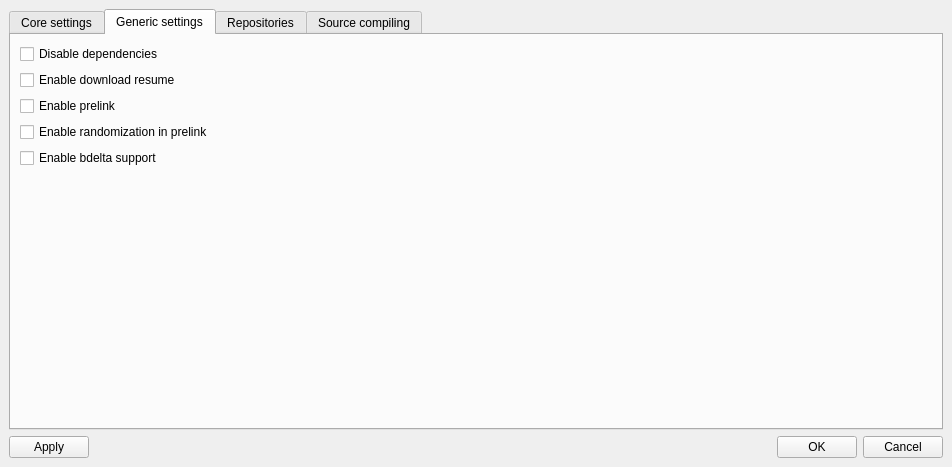
<?xml version="1.0" encoding="UTF-8"?>
<ui version="4.0">
 <class>preferencesBox</class>
 <widget class="QWidget" name="preferencesBox">
  <property name="windowModality">
   <enum>Qt::NonModal</enum>
  </property>
  <property name="geometry">
   <rect>
    <x>0</x>
    <y>0</y>
    <width>952</width>
    <height>467</height>
   </rect>
  </property>
  <property name="windowTitle">
   <string>Preferences</string>
  </property>
  <layout class="QVBoxLayout">
   <property name="spacing">
    <number>6</number>
   </property>
   <property name="margin">
    <number>9</number>
   </property>
   <item>
    <widget class="QTabWidget" name="tabWidget">
     <property name="currentIndex">
      <number>1</number>
     </property>
     <widget class="QWidget" name="tab_2">
      <attribute name="title">
       <string>Core settings</string>
      </attribute>
      <layout class="QVBoxLayout">
       <item>
        <layout class="QGridLayout">
         <item row="0" column="0">
          <widget class="QLabel" name="label">
           <property name="text">
            <string>System root:</string>
           </property>
          </widget>
         </item>
         <item row="0" column="1">
          <widget class="QLineEdit" name="sysrootEdit"/>
         </item>
         <item row="0" column="2">
          <widget class="QToolButton" name="sysrootHelpBtn">
           <property name="text">
            <string>...</string>
           </property>
          </widget>
         </item>
         <item row="1" column="0">
          <widget class="QLabel" name="label_2">
           <property name="text">
            <string>Package cache:</string>
           </property>
          </widget>
         </item>
         <item row="1" column="1">
          <widget class="QLineEdit" name="syscacheEdit"/>
         </item>
         <item row="1" column="2">
          <widget class="QToolButton" name="syscacheHelpBtn">
           <property name="text">
            <string>...</string>
           </property>
          </widget>
         </item>
         <item row="2" column="0">
          <widget class="QLabel" name="label_3">
           <property name="text">
            <string>Database file:</string>
           </property>
          </widget>
         </item>
         <item row="2" column="1">
          <widget class="QLineEdit" name="dbfileEdit"/>
         </item>
         <item row="2" column="2">
          <widget class="QToolButton" name="dbfileHelpBtn">
           <property name="text">
            <string>...</string>
           </property>
          </widget>
         </item>
         <item row="3" column="0">
          <widget class="QLabel" name="label_4">
           <property name="text">
            <string>Scripts folder:</string>
           </property>
          </widget>
         </item>
         <item row="3" column="1">
          <widget class="QLineEdit" name="scriptsfolderEdit"/>
         </item>
         <item row="3" column="2">
          <widget class="QToolButton" name="scriptsfolderHelpBtn">
           <property name="text">
            <string>...</string>
           </property>
          </widget>
         </item>
         <item row="4" column="0">
          <widget class="QLabel" name="label_12">
           <property name="sizePolicy">
            <sizepolicy hsizetype="Minimum" vsizetype="Preferred">
             <horstretch>0</horstretch>
             <verstretch>0</verstretch>
            </sizepolicy>
           </property>
           <property name="text">
            <string>CD/DVD device: </string>
           </property>
          </widget>
         </item>
         <item row="4" column="1">
          <widget class="QLineEdit" name="cdromDeviceEdit"/>
         </item>
         <item row="5" column="0">
          <widget class="QLabel" name="label_13">
           <property name="text">
            <string>Mount point:</string>
           </property>
          </widget>
         </item>
         <item row="5" column="1">
          <widget class="QLineEdit" name="mountPointEdit"/>
         </item>
         <item row="6" column="0" colspan="3">
          <widget class="QCheckBox" name="runscriptsCheckBox">
           <property name="text">
            <string>Run scripts</string>
           </property>
           <property name="checked">
            <bool>true</bool>
           </property>
          </widget>
         </item>
        </layout>
       </item>
       <item>
        <layout class="QVBoxLayout">
         <property name="spacing">
          <number>6</number>
         </property>
         <property name="margin">
          <number>0</number>
         </property>
         <item>
          <widget class="QGroupBox" name="groupBox_3">
           <property name="title">
            <string>File conflict checking:</string>
           </property>
           <layout class="QVBoxLayout">
            <property name="spacing">
             <number>6</number>
            </property>
            <property name="margin">
             <number>9</number>
            </property>
            <item>
             <layout class="QVBoxLayout">
              <property name="spacing">
               <number>6</number>
              </property>
              <property name="margin">
               <number>0</number>
              </property>
              <item>
               <widget class="QRadioButton" name="fcheckInstallation">
                <property name="text">
                 <string>At installation (default)</string>
                </property>
               </widget>
              </item>
              <item>
               <widget class="QRadioButton" name="fcheckRemove">
                <property name="text">
                 <string>At remove</string>
                </property>
               </widget>
              </item>
              <item>
               <widget class="QRadioButton" name="fcheckDisable">
                <property name="text">
                 <string>Disable (DANGEROUS!)</string>
                </property>
               </widget>
              </item>
             </layout>
            </item>
           </layout>
          </widget>
         </item>
        </layout>
       </item>
       <item>
        <spacer>
         <property name="orientation">
          <enum>Qt::Vertical</enum>
         </property>
         <property name="sizeHint" stdset="0">
          <size>
           <width>717</width>
           <height>101</height>
          </size>
         </property>
        </spacer>
       </item>
      </layout>
     </widget>
     <widget class="QWidget" name="tab_6">
      <attribute name="title">
       <string>Generic settings</string>
      </attribute>
      <layout class="QGridLayout" name="gridLayout_3">
       <item row="0" column="0">
        <layout class="QVBoxLayout" name="verticalLayout_2">
         <item>
          <widget class="QCheckBox" name="disableDependenciesCheckBox">
           <property name="text">
            <string>Disable dependencies</string>
           </property>
          </widget>
         </item>
         <item>
          <widget class="QCheckBox" name="enableDownloadResumeCheckbox">
           <property name="text">
            <string>Enable download resume</string>
           </property>
          </widget>
         </item>
         <item>
          <widget class="QCheckBox" name="enablePrelinkCheckBox">
           <property name="text">
            <string>Enable prelink</string>
           </property>
          </widget>
         </item>
         <item>
          <widget class="QCheckBox" name="enablePrelinkRandomizationCheckBox">
           <property name="text">
            <string>Enable randomization in prelink</string>
           </property>
          </widget>
         </item>
         <item>
          <widget class="QCheckBox" name="enableBDeltaCheckBox">
           <property name="toolTip">
            <string>Enables delta updates. This feature extremely saves traffic, but still experimental</string>
           </property>
           <property name="text">
            <string>Enable bdelta support</string>
           </property>
          </widget>
         </item>
        </layout>
       </item>
       <item row="1" column="0">
        <spacer name="verticalSpacer_2">
         <property name="orientation">
          <enum>Qt::Vertical</enum>
         </property>
         <property name="sizeHint" stdset="0">
          <size>
           <width>20</width>
           <height>318</height>
          </size>
         </property>
        </spacer>
       </item>
      </layout>
     </widget>
     <widget class="QWidget" name="tab_3">
      <attribute name="title">
       <string>Repositories</string>
      </attribute>
      <layout class="QVBoxLayout">
       <property name="spacing">
        <number>6</number>
       </property>
       <property name="margin">
        <number>9</number>
       </property>
       <item>
        <layout class="QHBoxLayout">
         <property name="spacing">
          <number>6</number>
         </property>
         <property name="margin">
          <number>0</number>
         </property>
         <item>
          <widget class="QTableWidget" name="repositoryTable">
           <property name="selectionMode">
            <enum>QAbstractItemView::SingleSelection</enum>
           </property>
           <property name="selectionBehavior">
            <enum>QAbstractItemView::SelectRows</enum>
           </property>
           <property name="showGrid">
            <bool>true</bool>
           </property>
           <property name="gridStyle">
            <enum>Qt::DotLine</enum>
           </property>
           <column>
            <property name="text">
             <string/>
            </property>
            <property name="icon">
             <iconset>
              <normaloff>../../../usr/share/mpkg/icons/installed.png</normaloff>../../../usr/share/mpkg/icons/installed.png</iconset>
            </property>
           </column>
           <column>
            <property name="text">
             <string>URL</string>
            </property>
            <property name="icon">
             <iconset>
              <normaloff>../../../usr/share/icons/crystalsvg/32x32/filesystems/ftp.png</normaloff>../../../usr/share/icons/crystalsvg/32x32/filesystems/ftp.png</iconset>
            </property>
           </column>
          </widget>
         </item>
         <item>
          <layout class="QVBoxLayout">
           <property name="spacing">
            <number>6</number>
           </property>
           <property name="margin">
            <number>0</number>
           </property>
           <item>
            <layout class="QGridLayout">
             <property name="margin">
              <number>0</number>
             </property>
             <property name="spacing">
              <number>6</number>
             </property>
             <item row="2" column="0">
              <widget class="QPushButton" name="editRepositoryButton">
               <property name="text">
                <string>Edit...</string>
               </property>
              </widget>
             </item>
             <item row="1" column="0">
              <widget class="QPushButton" name="delRepositoryButton">
               <property name="text">
                <string>Delete</string>
               </property>
              </widget>
             </item>
             <item row="0" column="0">
              <widget class="QPushButton" name="addRepositoryButton">
               <property name="text">
                <string>Add...</string>
               </property>
              </widget>
             </item>
            </layout>
           </item>
           <item>
            <spacer>
             <property name="orientation">
              <enum>Qt::Vertical</enum>
             </property>
             <property name="sizeHint" stdset="0">
              <size>
               <width>20</width>
               <height>151</height>
              </size>
             </property>
            </spacer>
           </item>
          </layout>
         </item>
        </layout>
       </item>
       <item>
        <widget class="QGroupBox" name="addModifyRepositoryFrame">
         <property name="title">
          <string>Add/Modify repository</string>
         </property>
         <layout class="QHBoxLayout">
          <property name="spacing">
           <number>6</number>
          </property>
          <property name="margin">
           <number>9</number>
          </property>
          <item>
           <layout class="QVBoxLayout">
            <property name="spacing">
             <number>6</number>
            </property>
            <property name="margin">
             <number>0</number>
            </property>
            <item>
             <layout class="QHBoxLayout">
              <property name="spacing">
               <number>6</number>
              </property>
              <property name="margin">
               <number>0</number>
              </property>
              <item>
               <widget class="QLabel" name="repTypeLabel">
                <property name="text">
                 <string>Type:</string>
                </property>
                <property name="buddy">
                 <cstring>repTypeComboBox</cstring>
                </property>
               </widget>
              </item>
              <item>
               <widget class="QComboBox" name="repTypeComboBox">
                <item>
                 <property name="text">
                  <string>Network (ftp, http...)</string>
                 </property>
                 <property name="icon">
                  <iconset>
                   <normaloff>../../../usr/share/icons/crystalsvg/32x32/filesystems/network.png</normaloff>../../../usr/share/icons/crystalsvg/32x32/filesystems/network.png</iconset>
                 </property>
                </item>
                <item>
                 <property name="text">
                  <string>Folder (file://)</string>
                 </property>
                 <property name="icon">
                  <iconset>
                   <normaloff>../../../usr/share/icons/crystalsvg/32x32/filesystems/folder.png</normaloff>../../../usr/share/icons/crystalsvg/32x32/filesystems/folder.png</iconset>
                 </property>
                </item>
                <item>
                 <property name="text">
                  <string>CD/DVD (cdrom://)</string>
                 </property>
                 <property name="icon">
                  <iconset>
                   <normaloff>../../../usr/share/icons/crystalsvg/32x32/devices/dvd_unmount.png</normaloff>../../../usr/share/icons/crystalsvg/32x32/devices/dvd_unmount.png</iconset>
                 </property>
                </item>
               </widget>
              </item>
              <item>
               <layout class="QHBoxLayout">
                <property name="spacing">
                 <number>6</number>
                </property>
                <property name="margin">
                 <number>0</number>
                </property>
                <item>
                 <widget class="QLabel" name="urlLabel">
                  <property name="text">
                   <string>URL:</string>
                  </property>
                  <property name="buddy">
                   <cstring>urlEdit</cstring>
                  </property>
                 </widget>
                </item>
                <item>
                 <widget class="QLineEdit" name="urlEdit"/>
                </item>
                <item>
                 <widget class="QToolButton" name="urlHelpSearch">
                  <property name="text">
                   <string>...</string>
                  </property>
                 </widget>
                </item>
               </layout>
              </item>
             </layout>
            </item>
            <item>
             <layout class="QHBoxLayout">
              <property name="spacing">
               <number>6</number>
              </property>
              <property name="margin">
               <number>0</number>
              </property>
              <item>
               <widget class="QLabel" name="volNameLabel">
                <property name="text">
                 <string>Volume name:</string>
                </property>
               </widget>
              </item>
              <item>
               <widget class="QLineEdit" name="volNameEdit"/>
              </item>
              <item>
               <widget class="QPushButton" name="volNameDetectButton">
                <property name="text">
                 <string>Detect</string>
                </property>
               </widget>
              </item>
              <item>
               <widget class="QCheckBox" name="authCheckBox">
                <property name="text">
                 <string>Authorization required</string>
                </property>
               </widget>
              </item>
              <item>
               <layout class="QHBoxLayout">
                <property name="spacing">
                 <number>6</number>
                </property>
                <property name="margin">
                 <number>0</number>
                </property>
                <item>
                 <widget class="QLabel" name="loginLabel">
                  <property name="text">
                   <string>Login:</string>
                  </property>
                  <property name="buddy">
                   <cstring>loginEdit</cstring>
                  </property>
                 </widget>
                </item>
                <item>
                 <widget class="QLineEdit" name="loginEdit"/>
                </item>
               </layout>
              </item>
              <item>
               <layout class="QHBoxLayout">
                <property name="spacing">
                 <number>6</number>
                </property>
                <property name="margin">
                 <number>0</number>
                </property>
                <item>
                 <widget class="QLabel" name="passwdlabel">
                  <property name="text">
                   <string>Password:</string>
                  </property>
                  <property name="buddy">
                   <cstring>passwdEdit</cstring>
                  </property>
                 </widget>
                </item>
                <item>
                 <widget class="QLineEdit" name="passwdEdit"/>
                </item>
               </layout>
              </item>
             </layout>
            </item>
           </layout>
          </item>
          <item>
           <layout class="QVBoxLayout">
            <property name="spacing">
             <number>6</number>
            </property>
            <property name="margin">
             <number>0</number>
            </property>
            <item>
             <widget class="QPushButton" name="applyRepChangesButton">
              <property name="text">
               <string>Add</string>
              </property>
             </widget>
            </item>
            <item>
             <widget class="QPushButton" name="cancelRepChangesButton">
              <property name="text">
               <string>Cancel</string>
              </property>
             </widget>
            </item>
           </layout>
          </item>
         </layout>
        </widget>
       </item>
      </layout>
     </widget>
     <widget class="QWidget" name="tab_5">
      <attribute name="title">
       <string>Source compiling</string>
      </attribute>
      <layout class="QVBoxLayout" name="verticalLayout">
       <item>
        <widget class="QLabel" name="label_7">
         <property name="text">
          <string>Generic compilation parameters

Because of ability to install packages using compilation from sources, we need to get information about your hardware for proper optimization. In most cases, it is autodetected well, but you can customize this.</string>
         </property>
         <property name="wordWrap">
          <bool>true</bool>
         </property>
        </widget>
       </item>
       <item>
        <layout class="QHBoxLayout" name="horizontalLayout">
         <item>
          <layout class="QGridLayout" name="gridLayout_2">
           <item row="0" column="0">
            <widget class="QLabel" name="label_8">
             <property name="enabled">
              <bool>true</bool>
             </property>
             <property name="text">
              <string>CPU Architecture:</string>
             </property>
            </widget>
           </item>
           <item row="0" column="1">
            <widget class="QComboBox" name="marchComboBox">
             <property name="enabled">
              <bool>true</bool>
             </property>
             <property name="editable">
              <bool>true</bool>
             </property>
             <property name="currentIndex">
              <number>1</number>
             </property>
             <item>
              <property name="text">
               <string>i486</string>
              </property>
             </item>
             <item>
              <property name="text">
               <string>i686</string>
              </property>
             </item>
             <item>
              <property name="text">
               <string>pentium-m</string>
              </property>
             </item>
             <item>
              <property name="text">
               <string>prescott</string>
              </property>
             </item>
            </widget>
           </item>
           <item row="1" column="0">
            <widget class="QLabel" name="label_16">
             <property name="enabled">
              <bool>true</bool>
             </property>
             <property name="text">
              <string>Tune for:</string>
             </property>
            </widget>
           </item>
           <item row="1" column="1">
            <widget class="QComboBox" name="mtuneComboBox">
             <property name="enabled">
              <bool>true</bool>
             </property>
             <property name="editable">
              <bool>true</bool>
             </property>
             <property name="currentIndex">
              <number>1</number>
             </property>
             <item>
              <property name="text">
               <string>i486</string>
              </property>
             </item>
             <item>
              <property name="text">
               <string>i686</string>
              </property>
             </item>
             <item>
              <property name="text">
               <string>pentium-m</string>
              </property>
             </item>
             <item>
              <property name="text">
               <string>prescott</string>
              </property>
             </item>
            </widget>
           </item>
           <item row="2" column="0">
            <widget class="QLabel" name="label_9">
             <property name="enabled">
              <bool>true</bool>
             </property>
             <property name="toolTip">
              <string>Choose a balance between speed and compilation time</string>
             </property>
             <property name="text">
              <string>Optimization level:</string>
             </property>
            </widget>
           </item>
           <item row="2" column="1">
            <widget class="QComboBox" name="olevelComboBox">
             <property name="enabled">
              <bool>true</bool>
             </property>
             <property name="currentIndex">
              <number>2</number>
             </property>
             <item>
              <property name="text">
               <string>O0</string>
              </property>
             </item>
             <item>
              <property name="text">
               <string>O1</string>
              </property>
             </item>
             <item>
              <property name="text">
               <string>O2</string>
              </property>
             </item>
             <item>
              <property name="text">
               <string>O3</string>
              </property>
             </item>
             <item>
              <property name="text">
               <string>Os</string>
              </property>
             </item>
            </widget>
           </item>
           <item row="3" column="0">
            <widget class="QLabel" name="label_11">
             <property name="enabled">
              <bool>true</bool>
             </property>
             <property name="text">
              <string>Number of jobs:</string>
             </property>
            </widget>
           </item>
           <item row="3" column="1">
            <widget class="QLineEdit" name="numjobsEdit">
             <property name="enabled">
              <bool>true</bool>
             </property>
             <property name="text">
              <string>4</string>
             </property>
            </widget>
           </item>
          </layout>
         </item>
         <item>
          <layout class="QGridLayout" name="gridLayout">
           <item row="0" column="0">
            <widget class="QLabel" name="label_5">
             <property name="text">
              <string>Package output:</string>
             </property>
            </widget>
           </item>
           <item row="0" column="1">
            <widget class="QLineEdit" name="packageOutputEdit"/>
           </item>
           <item row="1" column="0">
            <widget class="QLabel" name="label_6">
             <property name="text">
              <string>Source cache directory:</string>
             </property>
            </widget>
           </item>
           <item row="1" column="1">
            <widget class="QLineEdit" name="sourceCacheEdit"/>
           </item>
           <item row="2" column="0">
            <widget class="QLabel" name="label_14">
             <property name="text">
              <string>Maintainer e-mail:</string>
             </property>
            </widget>
           </item>
           <item row="2" column="1">
            <widget class="QLineEdit" name="maintainerMailEdit"/>
           </item>
           <item row="3" column="0">
            <widget class="QLabel" name="label_15">
             <property name="text">
              <string>Maintainer name:</string>
             </property>
            </widget>
           </item>
           <item row="3" column="1">
            <widget class="QLineEdit" name="maintainerNameEdit"/>
           </item>
          </layout>
         </item>
        </layout>
       </item>
       <item>
        <spacer name="verticalSpacer">
         <property name="orientation">
          <enum>Qt::Vertical</enum>
         </property>
         <property name="sizeHint" stdset="0">
          <size>
           <width>20</width>
           <height>168</height>
          </size>
         </property>
        </spacer>
       </item>
      </layout>
     </widget>
    </widget>
   </item>
   <item>
    <layout class="QHBoxLayout">
     <property name="spacing">
      <number>6</number>
     </property>
     <property name="margin">
      <number>0</number>
     </property>
     <item>
      <widget class="QPushButton" name="applyButton">
       <property name="text">
        <string>Apply</string>
       </property>
      </widget>
     </item>
     <item>
      <spacer>
       <property name="orientation">
        <enum>Qt::Horizontal</enum>
       </property>
       <property name="sizeHint" stdset="0">
        <size>
         <width>40</width>
         <height>20</height>
        </size>
       </property>
      </spacer>
     </item>
     <item>
      <widget class="QPushButton" name="okButton">
       <property name="text">
        <string>OK</string>
       </property>
      </widget>
     </item>
     <item>
      <widget class="QPushButton" name="cancelButton">
       <property name="text">
        <string>Cancel</string>
       </property>
      </widget>
     </item>
    </layout>
   </item>
  </layout>
 </widget>
 <resources/>
 <connections/>
</ui>
